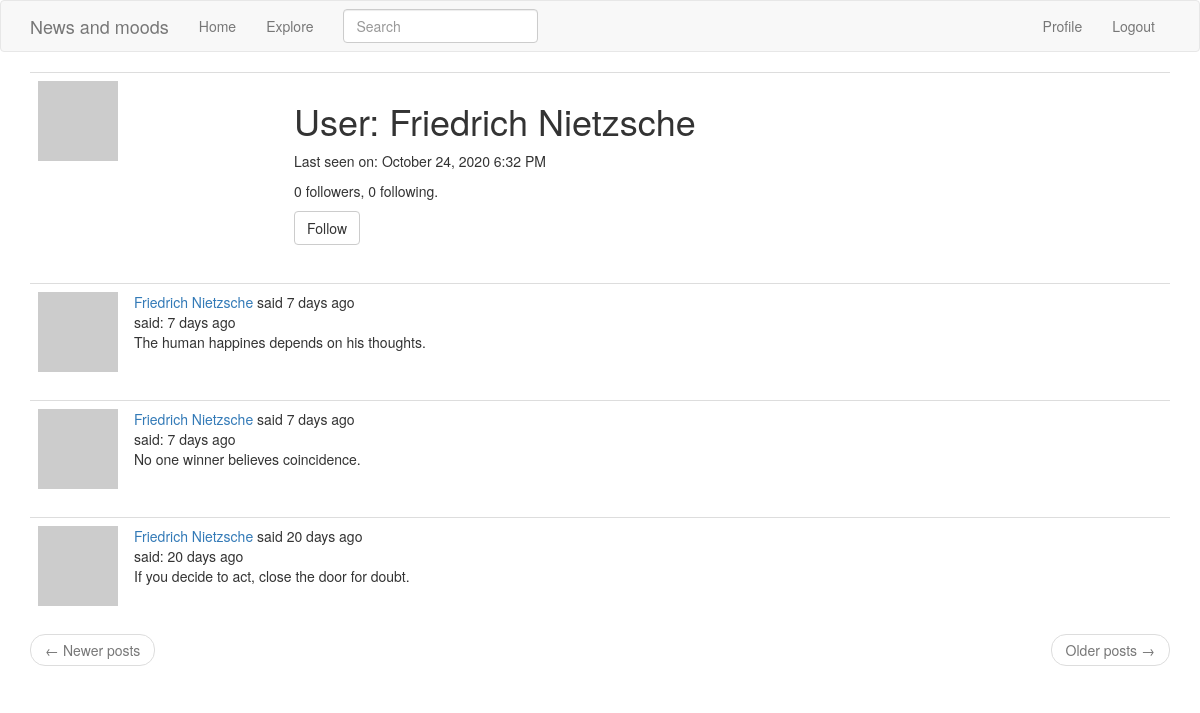
Page /user/Friedrich Nietzsche (signed in) on the earlier database version.
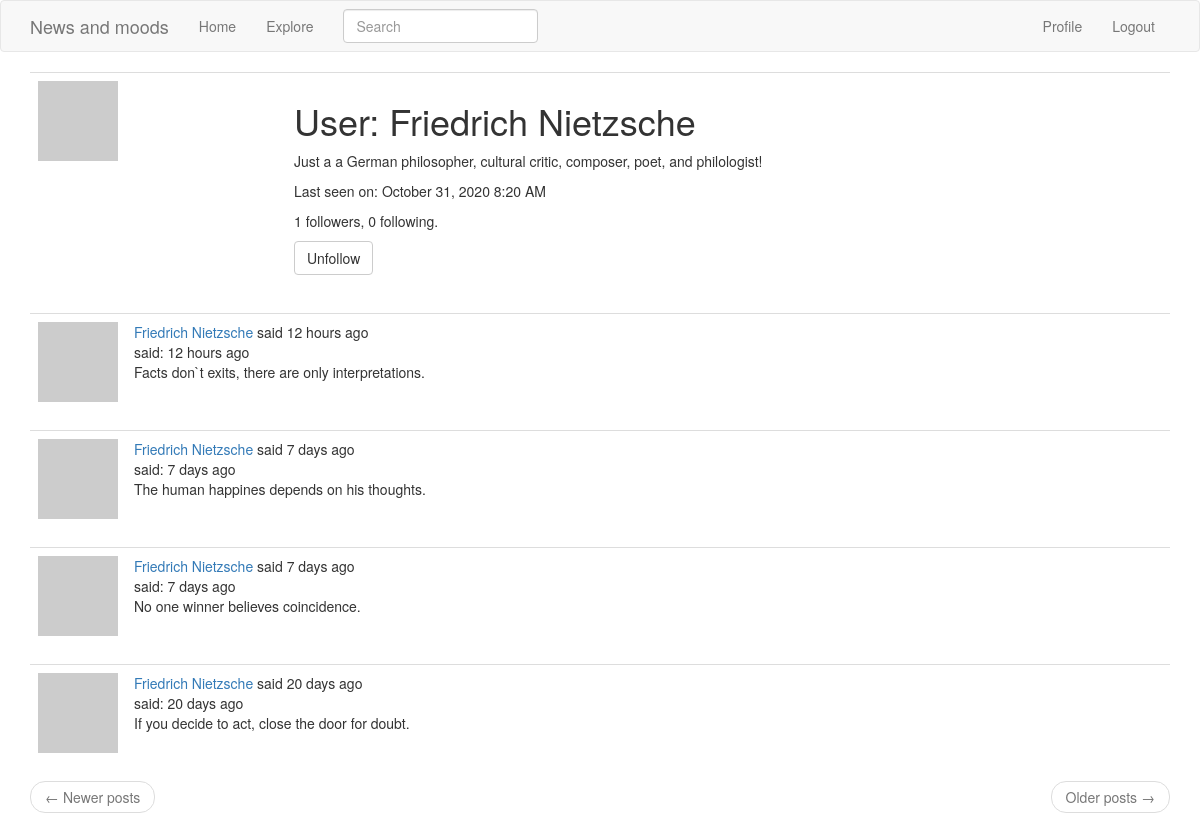
Same page on the later database version.
### app/models.py (models this page shows, shortened)
class User(UserMixin, db.Model):
    id = db.Column(db.Integer, primary_key=True)
    username = db.Column(db.String(64), index=True, unique=True)
    email = db.Column(db.String(120), index=True, unique=True)
    password_hash = db.Column(db.String(128))
    posts = db.relationship('Post', backref='author', lazy='dynamic')
    about_me = db.Column(db.String(140))
    last_seen = db.Column(db.DateTime, default=datetime.utcnow)
    followed = db.relationship(
        'User', secondary=followers,
        primaryjoin=(followers.c.follower_id == id),
        secondaryjoin=(followers.c.followed_id == id),
        backref=db.backref('followers', lazy='dynamic'), lazy='dynamic')
    def avatar(self, size):
        digest = md5(self.email.lower().encode('utf-8')).hexdigest()
        return 'https://www.gravatar.com/avatar/{}?d=identicon&s={}'.format(
            digest, size)
    def is_following(self, user):
        return self.followed.filter(
            followers.c.followed_id == user.id).count() > 0

class SearchableMixin(object):
    @classmethod
    def before_commit(cls, session):
        session._changes = {
            'add': list(session.new),
            'update': list(session.dirty),
            'delete': list(session.deleted)
        }
    @classmethod
    def after_commit(cls, session):
        for obj in session._changes['add']:
            if isinstance(obj, SearchableMixin):
                add_to_index(obj.__tablename__, obj)
        for obj in session._changes['update']:
            if isinstance(obj, SearchableMixin):
                add_to_index(obj.__tablename__, obj)
        for obj in session._changes['delete']:
            if isinstance(obj, SearchableMixin):
                remove_from_index(obj.__tablename__, obj)
        session._changes = None

class Post(SearchableMixin, db.Model):
    __searchable__ = ['body']
    id = db.Column(db.Integer, primary_key=True)
    body = db.Column(db.String(140))
    timestamp = db.Column(db.DateTime, index=True, default=datetime.utcnow)
    user_id = db.Column(db.Integer, db.ForeignKey('user.id'))

### app/main/routes.py (the view)
@bp.route('/user/<username>')
@login_required
def user(username):
    user = User.query.filter_by(username=username).first_or_404()
    page = request.args.get('page', 1, type=int)
    posts = user.posts.order_by(Post.timestamp.desc()).paginate(
        page, current_app.config['POST_PER_PAGE'], False)
    next_url = url_for('main.user', username=user.username, page=posts.next_num) \
        if posts.has_next else None
    prev_url = url_for('main.user', username=user.username, page=posts.prev_num) \
        if posts.has_prev else None
    form = EmptyForm()
    return render_template('user.html', user=user, posts=posts.items,
                           next_url=next_url, prev_url=prev_url, form=form)

### app/main/forms.py
class SearchForm(FlaskForm):
    q = StringField('Search', validators=[DataRequired()])
    def __init__(self, *args, **kwargs):
        if 'formdata' not in kwargs:
            kwargs['formdata'] = request.args
        if 'csrf_enabled' not in kwargs:
            kwargs['csrf_enabled'] = False
        super(SearchForm, self).__init__(*args, **kwargs)

class EmptyForm(FlaskForm):
    submit = SubmitField('Submit')

### app/main/routes.py (called while the page is built)
@bp.before_request
def before_request():
    if current_user.is_authenticated:
        current_user.last_seen = datetime.utcnow()
        db.session.commit()

@bp.before_request
def before_request():
    if current_user.is_authenticated:
        current_user.last_seen = datetime.utcnow()
        db.session.commit()
        g.search_form = SearchForm()
    g.locale = str(get_locale())

### app/models.py (called while the page is built)
@login.user_loader
def load_user(id):
    return User.query.get(int(id))

### app/templates/user.html (shortened to what this page needs)
{% extends "base.html" %}
{% block app_content %}
    <table class="table table-hover">
        <tr>
            <td width="256px"><img src="{{ user.avatar(256) }}"></td>
            <td>
                <h1>User: {{ user.username }}</h1>
                {% if user.about_me %}<p>{{ user.about_me }}</p>{% endif %}
                {% if user.last_seen %}<p>Last seen on: {{ moment(user.last_seen).format('LLL') }}</p>
                {% endif %}
                <p>{{ user.followers.count() }} followers, {{ user.followed.count() }} following.</p>
                {% if user == current_user %}
                <p><a href="{{ url_for('main.edit_profile') }}">Edit your profile</a></p>
                {% elif not current_user.is_following(user) %}
                <p>
                    <form action="{{ url_for('main.follow', username=user.username) }}" method="post">
                        {{ form.submit(value='Follow', class_='btn btn-default') }}
                    </form>
                </p>
                {% else %}
                <p>
                    <form action="{{ url_for('main.unfollow', username=user.username) }}" method="post">
                        {{ form.submit(value='Unfollow', class_='btn btn-default') }}
                    </form>
                </p>
                {% endif %}
            </td>
        </tr>
    </table>
    {% for post in posts %}
        {% include '_post.html' %}
    {% endfor %}
    <nav aria-label="...">
        <ul class="pager">
            <li class="previous{% if not prev_url %} disabled{% endif %}">
                <a href="{{ prev_url or '#' }}">
                    <span aria-hidden="true">&larr;</span> Newer posts
                </a>
            </li>
            <li class="next{% if not next_url %} disabled{% endif %}">
                <a href="{{ next_url or '#' }}">
                    Older posts <span aria-hidden="true">&rarr;</span>
                </a>
            </li>
        </ul>
    </nav>
{% endblock %}

### app/templates/_post.html (shortened to what this page needs)
<table class="table table-hover">
    <tr>
        <td width="70px">
            <a href="{{ url_for('main.user', username=post.author.username) }}">
                <img src="{{ post.author.avatar(70) }}" />
            </a>
        </td>
        <td>
            {{ user_link }} said {{ moment(post.timestamp).fromNow() }}
            <br>
            said: {{ moment(post.timestamp).fromNow() }}
            <br>
            {{ post.body }}
        </td>
    </tr>
</table>

Differences in the rows shown:
changed User "Friedrich Nietzsche": about_me (not shown) → "Just a a German philosopher, cultural critic, composer, poet, and philologist!"; last_seen "October 24, 2020 6:32 PM" → "October 31, 2020 8:20 AM"
added Post: user_link "Friedrich Nietzsche", timestamp "12 hours ago", body "Facts don`t exits, there are only interpretations."
Other differences:
{{ user.followers.count() }}: "0" → "1"
form field submit: (not shown) → "Unfollow"
form field submit: "Follow" → (not shown)
